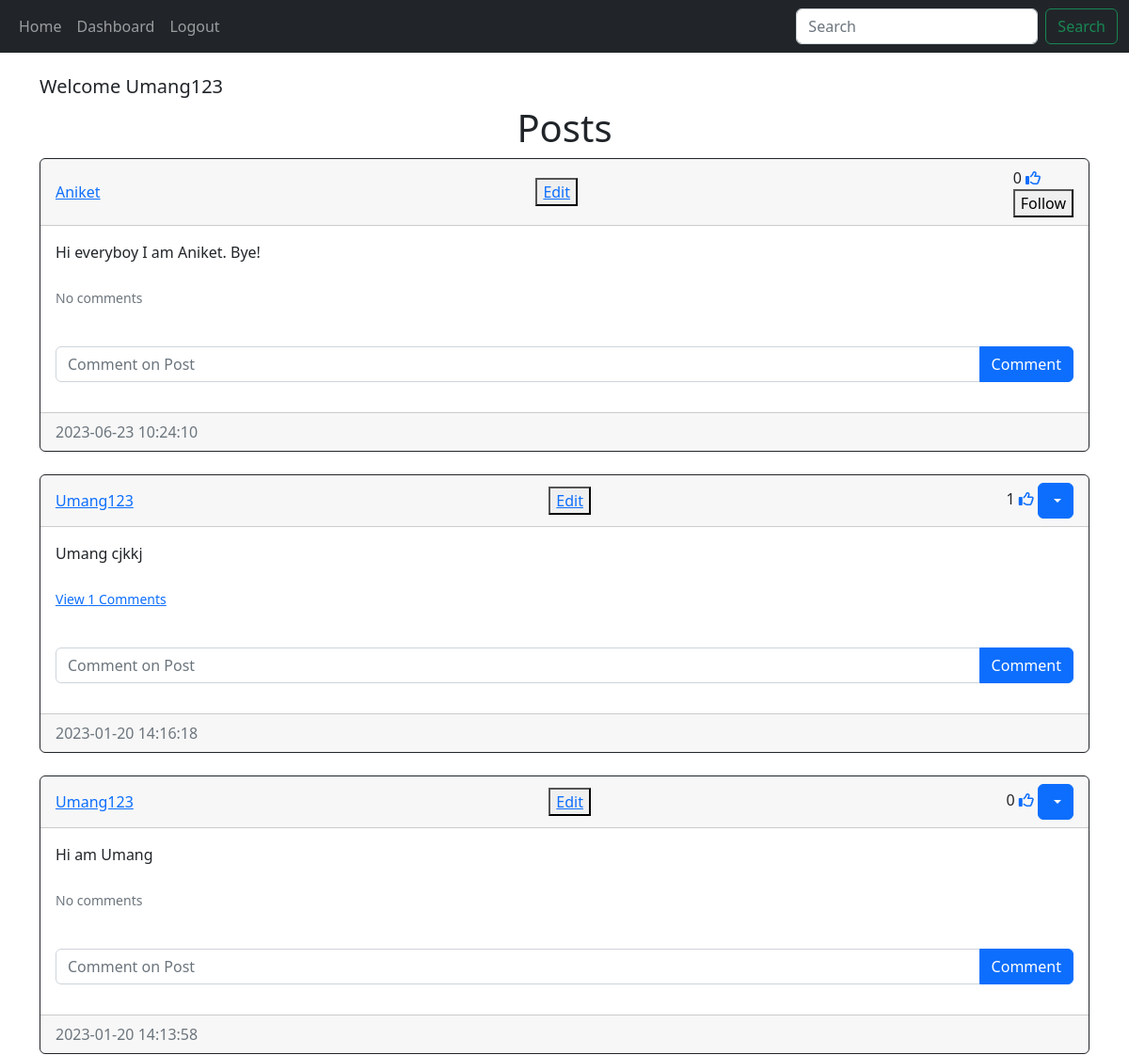
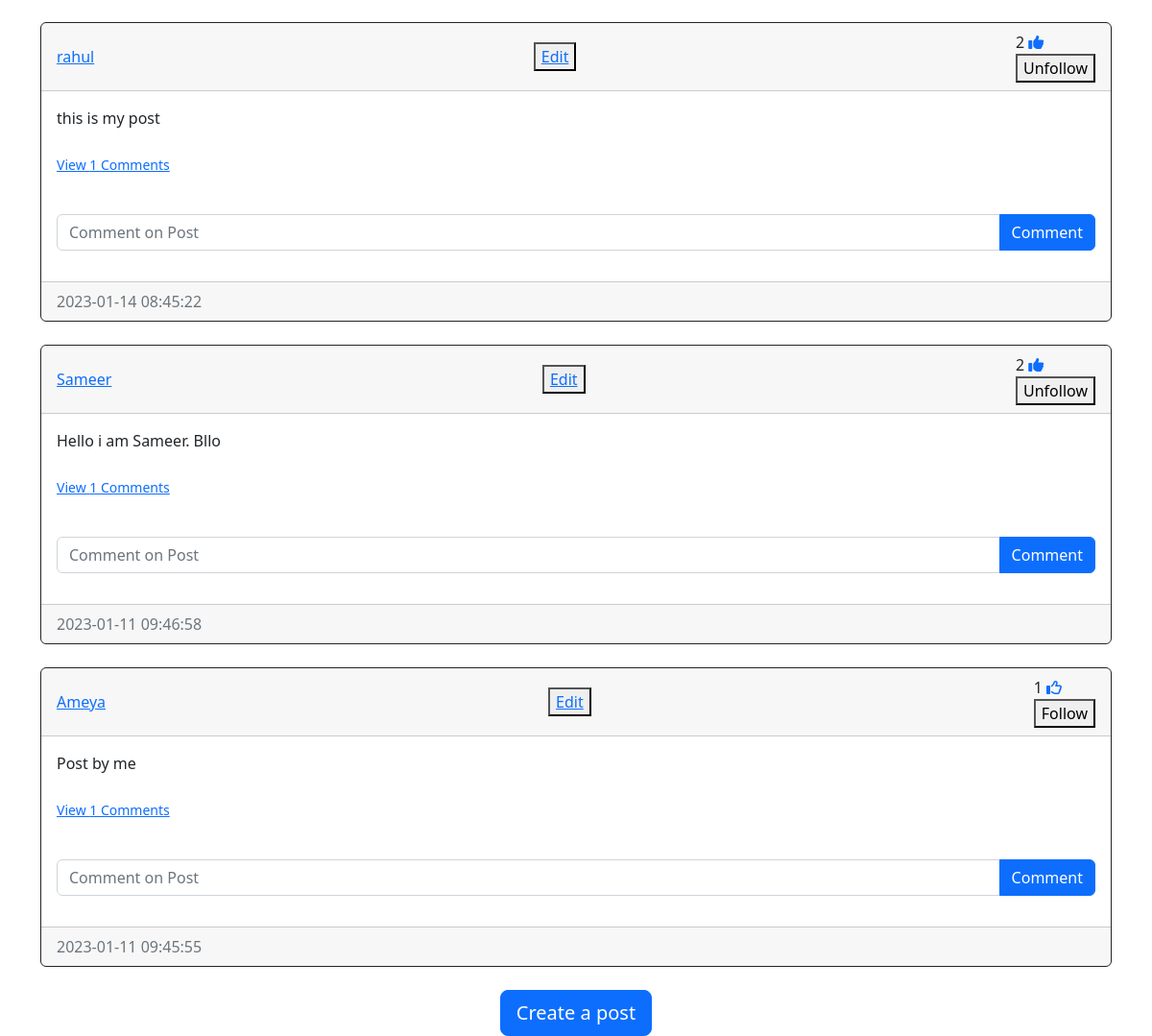
/home (signed in), run on the app's committed database (2 pictures, top to bottom).
### website/models.py (models this page shows, shortened)
class User(db.Model,UserMixin):
    id = db.Column(db.Integer, primary_key=True)
    email=db.Column(db.String(150), unique=True)
    username=db.Column(db.String(150), unique=True)
    password=db.Column(db.String(150))
    date_created=db.Column(db.DateTime(timezone=True), default=func.now())
    posts=db.relationship('Post',backref='user',passive_deletes=True)
    comments=db.relationship('Comment',backref='user',passive_deletes=True)
    followed=db.relationship('Followers',foreign_keys=[Followers.follower_id],backref=db.backref('follower', lazy='joined'),lazy='dynamic', cascade='all, delete-orphan')
    follower=db.relationship('Followers', foreign_keys=[Followers.followed_id],backref=db.backref('followed', lazy='joined'),lazy='dynamic', cascade='all, delete-orphan')
    post_liked=db.relationship("Like",backref='user',passive_deletes=True)
    def is_following(self, user_id):
        print(user_id)
        following=self.followed.filter(Followers.followed_id == user_id).first()
        if not following:
            return False
        else:
            return True

class Post(db.Model):
    id=db.Column(db.Integer,primary_key=True)
    text=db.Column(db.Text,nullable=False)
    date_created=db.Column(db.DateTime(timezone=True), default=func.now())
    author=db.Column(db.Integer,db.ForeignKey("user.id", ondelete='CASCADE'),nullable=False)
    comments=db.relationship('Comment',backref='post',passive_deletes=True)
    likes=db.relationship('Like',backref='post',passive_deletes=True)

### website/views.py (the view)
@views.route("/")
@views.route("/home")
@login_required
def home():
    q = request.args.get('q')
    if q:
        posts = (db.session.query(Post).join(User, User.id == Post.author).filter(or_(User.username.contains(q), Post.text.contains(q))).all())
        if not posts:
            abort(404)
    else:
        posts = Post.query.order_by(Post.date_created.desc()).all()
    return  render_template("home.html", user=current_user,posts=posts)

### website/templates/home.html (shortened to what this page needs)
{% extends "posts_div.html" %}

### website/templates/posts_div.html (shortened to what this page needs)
{% extends "base.html" %}
{% block content %}
<br>
<h5 align="left">Welcome {{user.username}}</h5>
<h1 align="center">{% block header%} Posts{% endblock %}</h1>
<div id="posts">
    {% for post in posts %}
    <div class="card border-dark">
        <div class="card-header d-flex justify-content-between align-items-center">
            <a href="/posts/{{ post.user.username }}">{{ post.user.username }}</a>
            <button><a href="/edit/{{ post.id }}">Edit</a></button>
            <div>
                {{ post.likes|length }}
                {% if user.id in post.likes|map(attribute="author")|list %}
                <a href="/like-post/{{post.id}}"><i class="fas fa-thumbs-up"></i></a>
                {% else %}
                <a href="/like-post/{{post.id}}"><i class="far fa-thumbs-up"></i></a>
                {% endif %}
                {% if user.id != post.author %}
                {% if current_user.is_following(post.author) %}
                    <form action="/follow/{{ post.author }}" method="POST">
                        <button type="submit">Unfollow</button>
                    </form>
                {% else %}
                    <form action="/follow/{{ post.author }}" method="POST">
                        <button  type="submit">Follow</button>
                    </form>
                {% endif %}
                {% endif %}
                {% if user.id == post.author %}
            <div class="btn-group">
                <button type="button" class="btn btn=sm btn-primary dropdown-toggle " data-bs-toggle="dropdown">
                </button>
            </div>
            {% endif %}
            </div>
            </div>
        <div class="card-body">
            <div class="card-text"> {{ post.text }}</div>
            <br>
            <p class="card-text">
                {% if post.comments|length > 0 %}
                <a data-bs-toggle="collapse" href="#comments-{{post.id}}" role="button">
                    <small>View {{post.comments|length}} Comments</small>
                </a>
                {% else %}
                <small class="text-muted">No comments</small>
                {% endif %}
            </p>
            <br>
            <form class="input-group mb-3" method="POST" action="/create-comment/{{post.id}}">
                <input type="text" name="text" id="text" class="form-control" placeholder="Comment on Post">
                <button type="submit" class="btn btn-primary">Comment</button>
            </form>
        </div>
        <div class="card-footer text-muted">{{post.date_created}}</div>
    </div>
    <br>
    {% endfor %}
</div>
{% block footer%}
<div align="center">
    <a href="/create-post"><button type="button" class="btn btn-primary btn-lg">Create a post</button></a>
</div>
{% endblock %}
{% endblock %}

### data on the page
User: username "Umang123"
Post: user.username "Aniket", likes|length "0", text "Hi everyboy I am Aniket. Bye!", shows "No comments", date_created "2023-06-23 10:24:10"
Post: user.username "Umang123", likes|length "1", text "Umang cjkkj", comments|length "1", date_created "2023-01-20 14:16:18"
Post: user.username "Umang123", likes|length "0", text "Hi am Umang", shows "No comments", date_created "2023-01-20 14:13:58"
Post: user.username "rahul", likes|length "2", text "this is my post", comments|length "1", date_created "2023-01-14 08:45:22"
Post: user.username "Sameer", likes|length "2", text "Hello i am Sameer. Bllo", comments|length "1", date_created "2023-01-11 09:46:58"
Post: user.username "Ameya", likes|length "1", text "Post by me", comments|length "1", date_created "2023-01-11 09:45:55"
